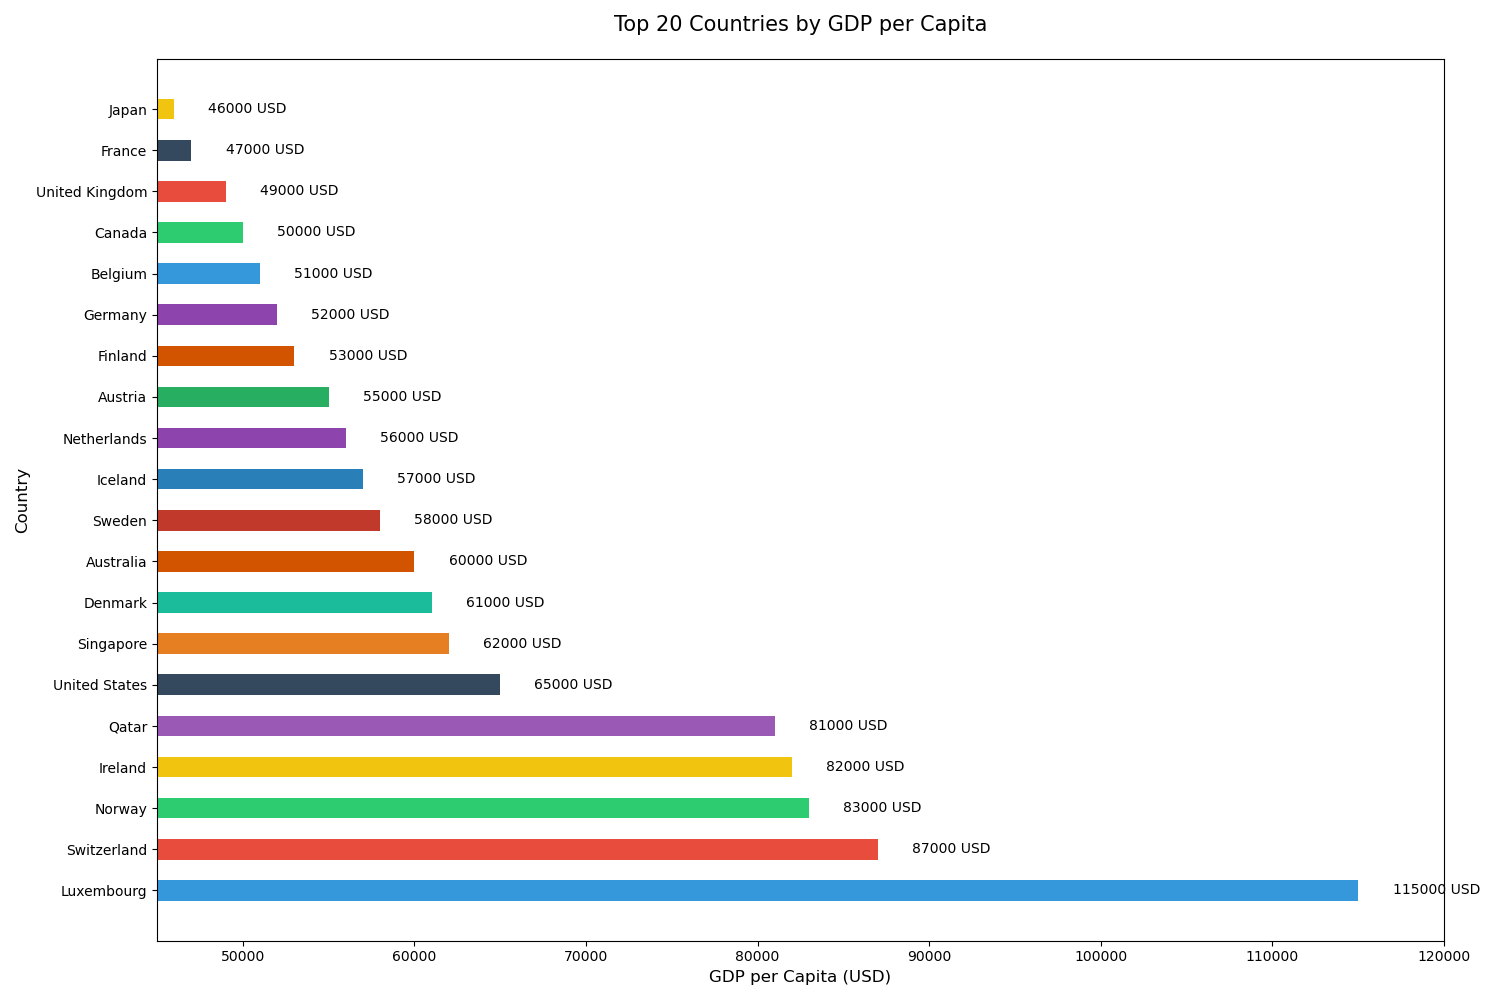

Python code for this plot:

import matplotlib.pyplot as plt

# Data
countries = [
    "Luxembourg", "Switzerland", "Norway", "Ireland", "Qatar", 
    "United States", "Singapore", "Denmark", "Australia", "Sweden", 
    "Iceland", "Netherlands", "Austria", "Finland", "Germany", 
    "Belgium", "Canada", "United Kingdom", "France", "Japan"
]
gdp_per_capita = [
    115000, 87000, 83000, 82000, 81000, 65000, 62000, 61000, 
    60000, 58000, 57000, 56000, 55000, 53000, 52000, 51000, 
    50000, 49000, 47000, 46000
]

# Colors for each country
colors = [
    '#3498db', '#e74c3c', '#2ecc71', '#f1c40f', '#9b59b6', 
    '#34495e', '#e67e22', '#1abc9c', '#d35400', '#c0392b',
    '#2980b9', '#8e44ad', '#27ae60', '#d35400', '#8e44ad',
    '#3498db', '#2ecc71', '#e74c3c', '#34495e', '#f1c40f'
]

# Plot
fig, ax = plt.subplots(figsize=(15, 10)) # Adjusted size for horizontal layout
bars = ax.barh(countries, gdp_per_capita, color=colors, height=0.5) # Adjusted bar height to 0.5

# Set the title and labels
ax.set_title('Top 20 Countries by GDP per Capita', fontsize=15, pad=20)
ax.set_xlabel('GDP per Capita (USD)', fontsize=12)
ax.set_ylabel('Country', fontsize=12)

# Customize the tick labels
plt.xticks(fontsize=10)
plt.yticks(fontsize=10)

# Set the y-axis limit to start from 45000
ax.set_xlim(45000, 120000)

# Add the data values on the bars
for bar in bars:
    width = bar.get_width()
    label_x_pos = width + 2000
    ax.text(label_x_pos, bar.get_y() + bar.get_height()/2, f'{width} USD', va='center')

# Show the plot
plt.tight_layout()
plt.show()
